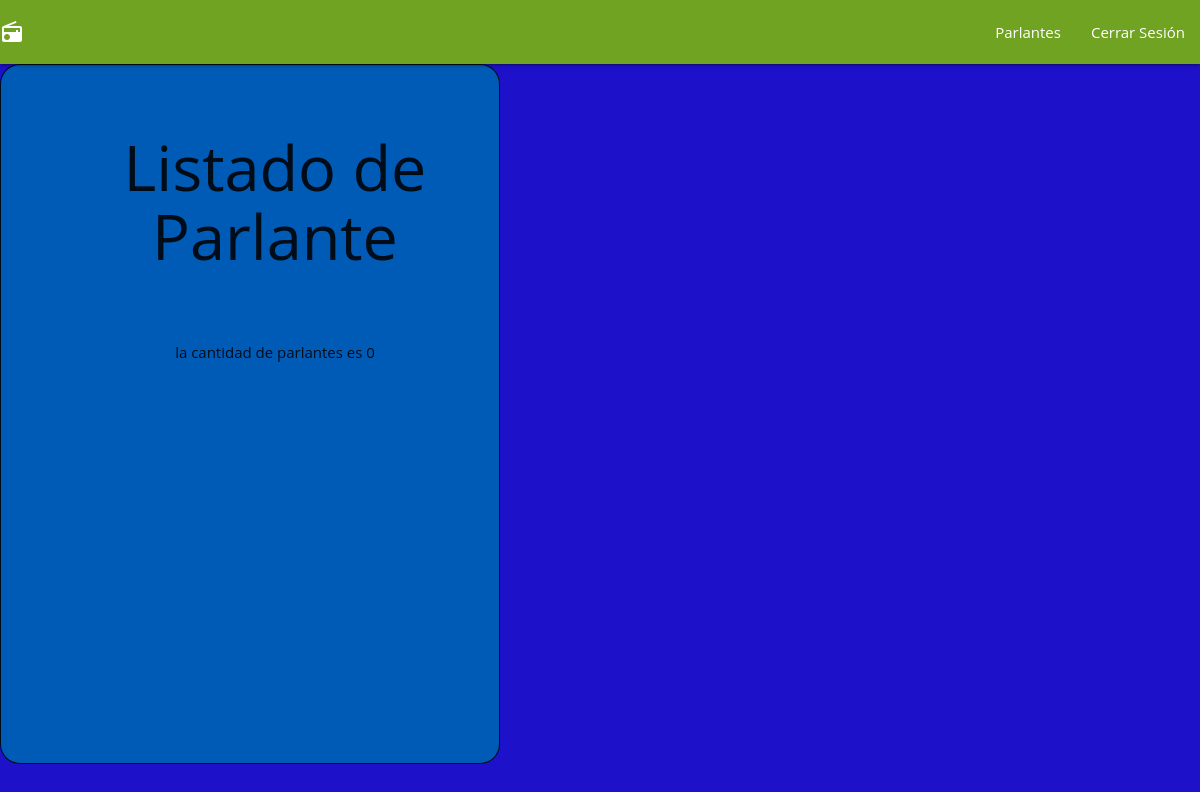
Before: /parlantes/mostrar_parlantes with the older database file.
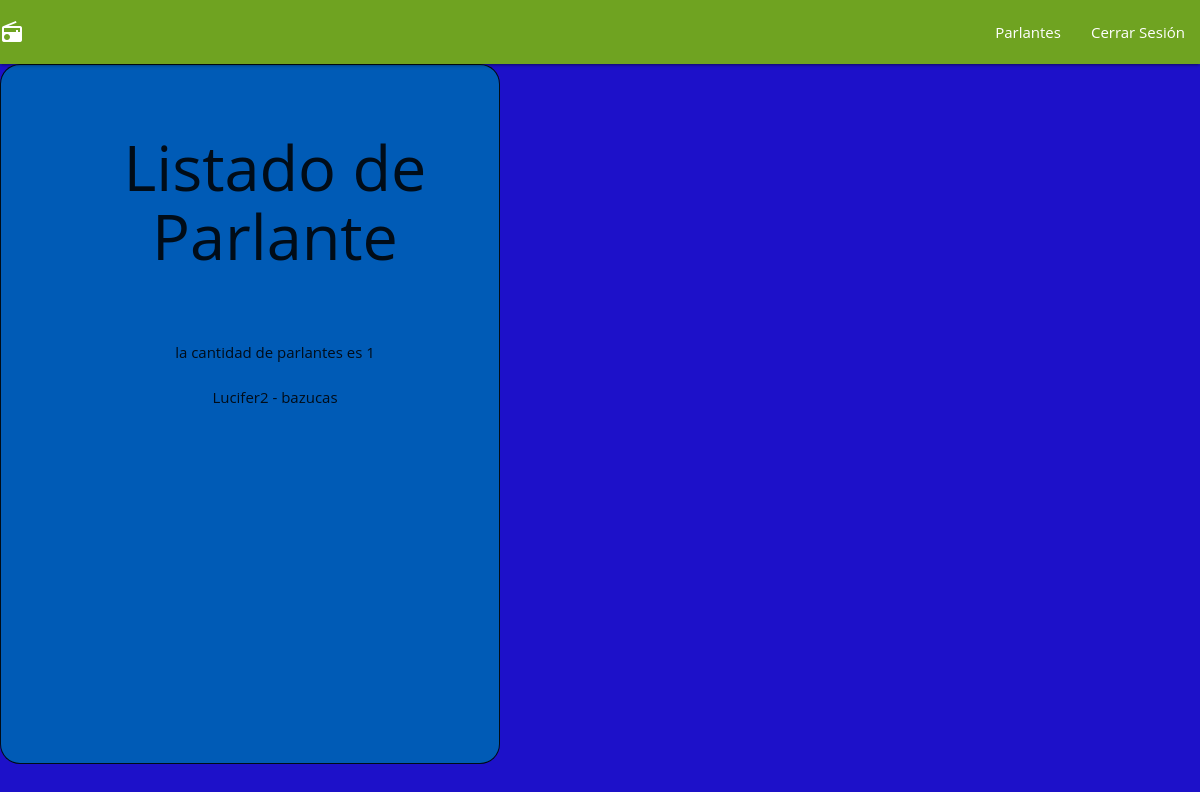
After: the same page with the newer database file.
### parlantes/models.py (models this page shows, shortened)
class Parlante(models.Model):
    id_parlante      = models.AutoField(db_column='id_parlante', primary_key=True)
    codigo           = models.CharField(max_length=10, unique=True)
    nombre           = models.CharField(max_length=20, blank=True, null=True)
    tipo             = models.CharField(max_length=10, blank=True, null=True)
    foto = models.ImageField(upload_to='fotos', blank=True, null=True)
    class Meta:
        ordering = ["nombre"]

### parlantes/views.py (the view)
# urls.py: path('mostrar_parlantes', views.mostrar_parlantes, name='mostrar_parlantes'),
def mostrar_parlantes(request):
    print("ok, estamos en la vista mostrar parlantes")
    lista = Parlante.objects.filter(tipo = 'bazucas')
    context={'listado' : lista}
    return render(request, 'parlantes/crud/listar_parlantes.html', context)

### parlantes/templates/parlantes/crud/listar_parlantes.html (shortened to what this page needs)
{% extends "parlantes/base.html" %}
{% block content%}
<div id="caja2">
    <h1>Listado de Parlante</h1>
    <br><br>
    la cantidad de parlantes es {{ listado | length }} <br> <br>
    {% for parlante in listado %}
        {{ parlante.nombre}} - {{ parlante.tipo}}
        <br>
    {% endfor %}
</div>
{% endblock %}

Changed rows visible on the page:
added Parlante: nombre "Lucifer2", tipo "bazucas"
Other visible differences:
{{ listado | length }}: "0" → "1"
